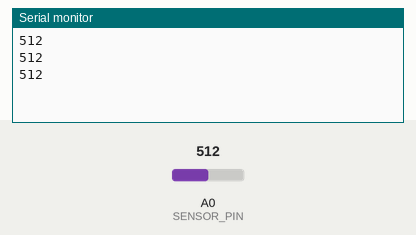
This sketch was run on a simulated Arduino Uno, built with avr-gcc and run on an emulated ATmega328P. On the bench: the last lines printed to the serial monitor. The inputs (shaded band) are chosen by the test bench; at power-on: A0 (SENSOR_PIN) = 512.

Above: at 1.3 s.
1.4 s: A0 (SENSOR_PIN) set to 716
At 1.9 s:
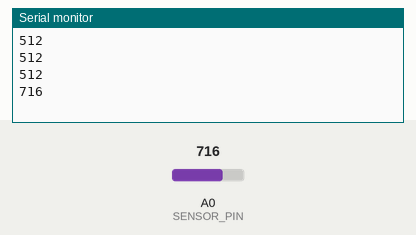
2.9 s: A0 (SENSOR_PIN) set to 900
At 3.4 s:
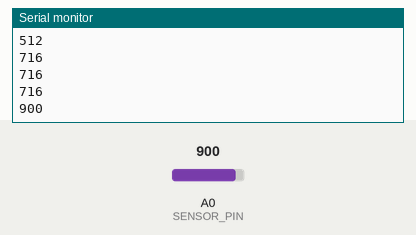
Timing chart, 0 to 5.9 s (numbered marks = the images above; inputs shaded):
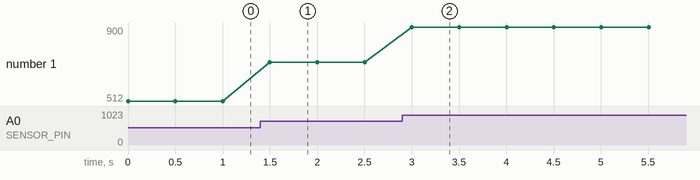

Measured:
- after the input at 1.4 s, the serial monitor: prints a new line after 0.10 s (image 1)
- after the input at 2.9 s, the serial monitor: prints a new line after 0.10 s (image 2)
- plotted number 1: 512 → 716 after the input at 1.4 s, 716 → 900 after the input at 2.9 s

The sketch:

main.ino
```cpp
// main.ino – schelet de firmware pentru nodul de achiziție
#include "config.h"
void setup() {
Serial.begin(SERIAL_BAUD); // inițializăm portul serial
}
void loop() {
int raw = analogRead(SENSOR_PIN); // citim valoarea brută a ADC (0..1023)
Serial.println(raw); // o trimitem spre calculator
delay(SAMPLE_PERIOD_MS); // așteptăm până la următoarea măsurare
}
```

config.h
```cpp
// config.h – parametrii nodului de achiziție
#ifndef CONFIG_H
#define CONFIG_H
#define SENSOR_PIN A0 // intrarea analogică a senzorului
#define SAMPLE_PERIOD_MS 500 // perioada de eșantionare (ms)
#define SERIAL_BAUD 115200 // viteza portului serial
#define LED_PIN 13 // LED de stare
#endif
```
